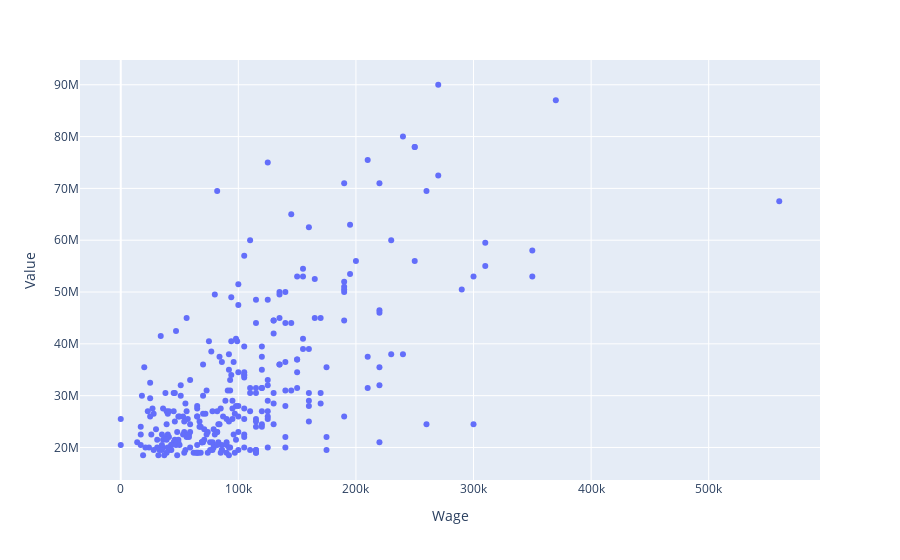

Here is the notebook cell this chart was saved with:
### Code cell
px.scatter(df[1:300],x = "Wage",y = "Value", hover_data = ["Name"])

### Figure 1 — Plotly figure (JSON) as saved in the notebook; plotly's stock layout.template omitted (floating-point values rounded to 4 significant figures; data arrays with more than 128 entries replaced by an {"elided": "..."} marker saying what was removed)
{"data": [{"customdata": {"elided": "299x1 str values"}, "hovertemplate": "Wage=%{x}<br>Value=%{y}<br>Name=%{customdata[0]}<extra></extra>", "legendgroup": "", "marker": {"color": "#636efa", "symbol": "circle"}, "mode": "markers", "name": "", "orientation": "v", "showlegend": false, "type": "scatter", "x": {"elided": "299 int values"}, "xaxis": "x", "y": {"elided": "299 int values"}, "yaxis": "y"}], "layout": {"legend": {"tracegroupgap": 0}, "margin": {"t": 60}, "xaxis": {"anchor": "y", "domain": [0, 1], "title": {"text": "Wage"}}, "yaxis": {"anchor": "x", "domain": [0, 1], "title": {"text": "Value"}}}}
